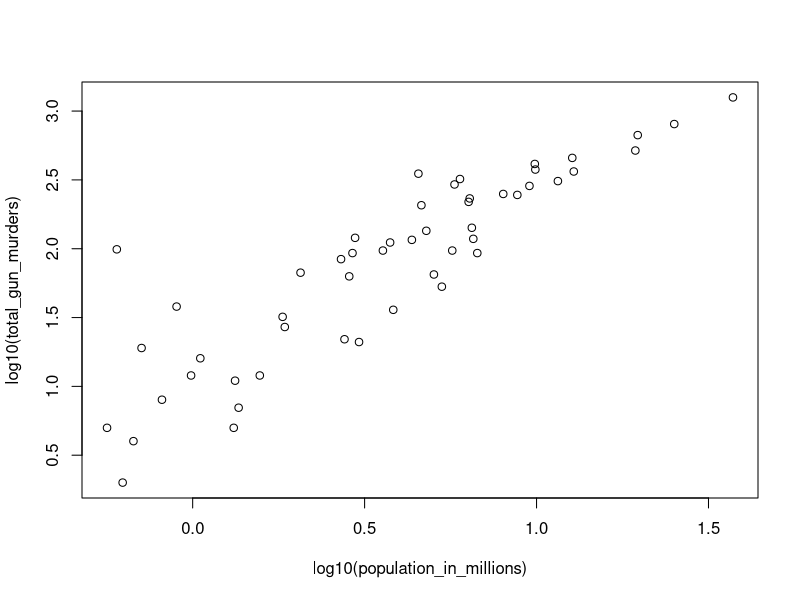
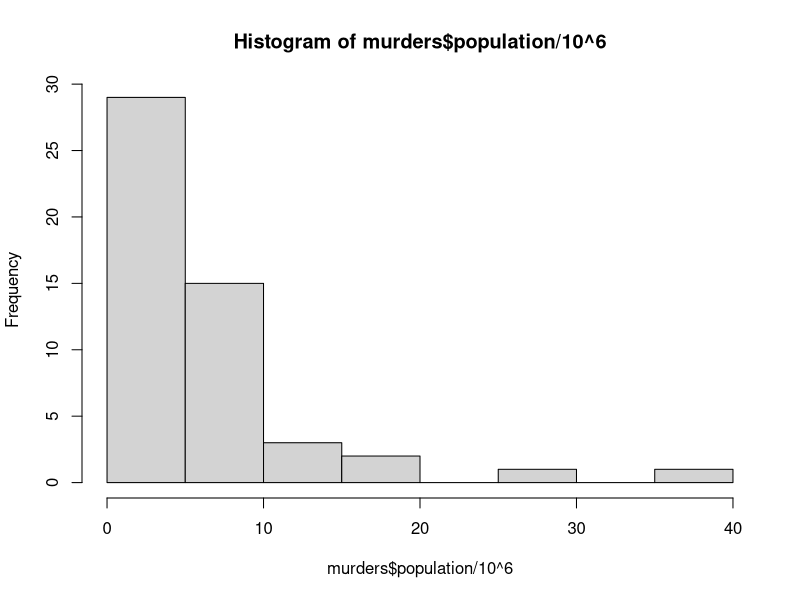
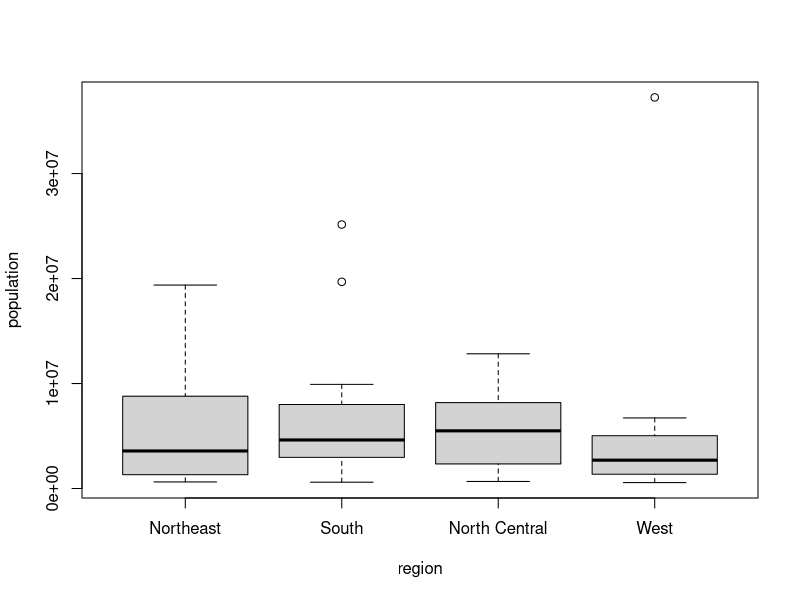

R code for these plots, in order:
## ---- chunk 1
knitr::opts_chunk$set(echo = TRUE)
## ---- chunk 2
library(dslabs)
data(murders)

## ---- chunk 3
pop<-murders$population
sort(pop)
pop[51]

## ---- chunk 4
max(order(murders$population))

## ---- chunk 5
which.min(murders$population)
## ---- chunk 6
murders$state[which.min(murders$population)]
## ---- chunk 7
ranks<-rank(murders$population)
states<-c(murders$state)
my_df<-data.frame(state=states, rank=ranks)
## ---- chunk 8
ind <- order(my_df$rank)
my_df[ind,]
## ---- chunk 9
population_in_millions <- murders$population/10^6
total_gun_murders <- murders$total
plot(log10(population_in_millions), log10(total_gun_murders))
## ---- chunk 10
hist(murders$population/10^6)
## ---- chunk 11
boxplot(population~region, data=murders)
